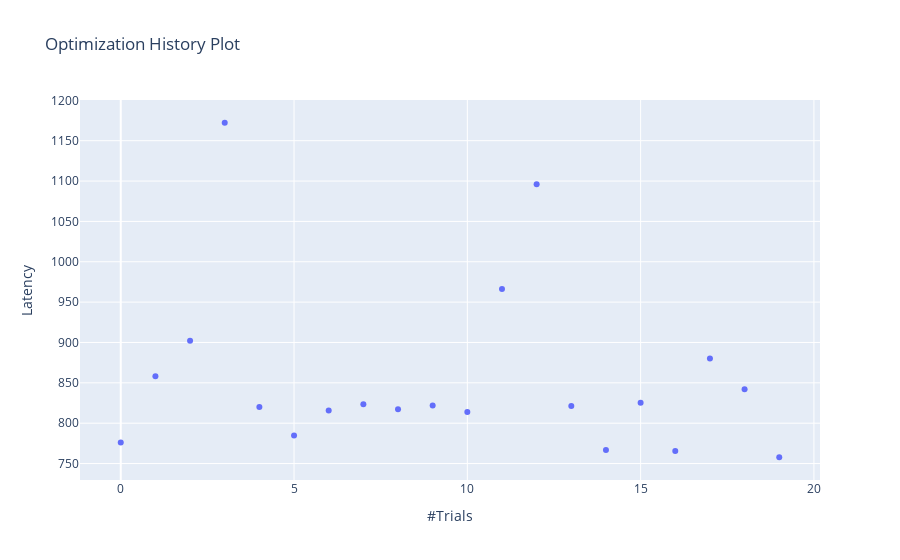
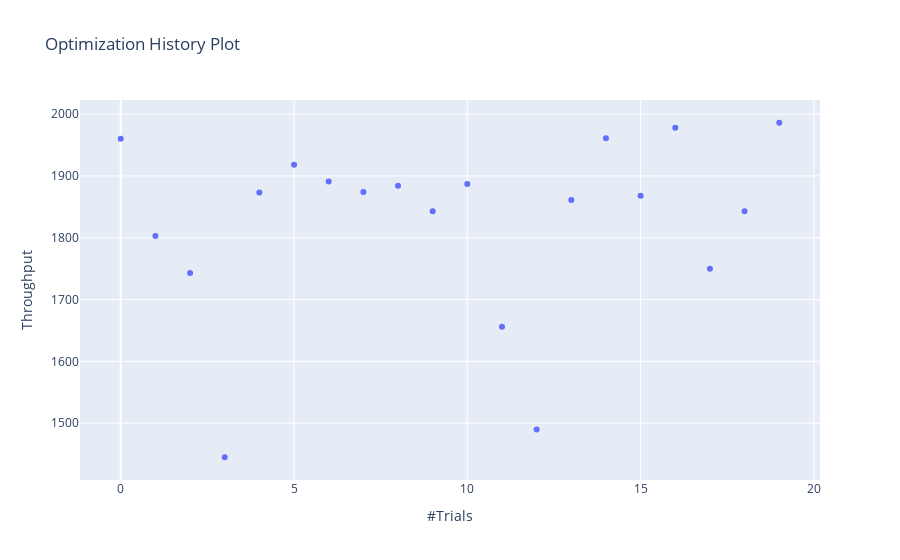

Notebook source saved alongside these figures, in order:
### Code cell
fig = optuna.visualization.plot_optimization_history(study, target=get_latency, target_name="Latency")
fig.show()
fig = optuna.visualization.plot_optimization_history(study, target=get_throughput, target_name="Throughput")
fig.show()

### Figure 1 — Plotly figure (JSON) as saved in the notebook; plotly's stock layout.template omitted (floating-point values rounded to 4 significant figures)
{"data": [{"mode": "markers", "name": "Latency", "type": "scatter", "x": [0, 1, 2, 3, 4, 5, 6, 7, 8, 9, 10, 11, 12, 13, 14, 15, 16, 17, 18, 19], "y": [776.0, 858.1, 902.1, 1172.0, 820.1, 784.7, 815.7, 823.3, 817.4, 822.1, 813.9, 966.3, 1096.0, 821.4, 766.8, 825.3, 765.4, 880.3, 841.9, 757.8]}], "layout": {"title": {"text": "Optimization History Plot"}, "xaxis": {"title": {"text": "#Trials"}}, "yaxis": {"title": {"text": "Latency"}}}}

### Figure 2 — Plotly figure (JSON) as saved in the notebook; plotly's stock layout.template omitted (floating-point values rounded to 4 significant figures)
{"data": [{"mode": "markers", "name": "Throughput", "type": "scatter", "x": [0, 1, 2, 3, 4, 5, 6, 7, 8, 9, 10, 11, 12, 13, 14, 15, 16, 17, 18, 19], "y": [1960, 1803, 1743, 1445, 1873, 1918, 1891, 1874, 1884, 1843, 1887, 1656, 1490, 1861, 1961, 1868, 1978, 1750, 1843, 1986]}], "layout": {"title": {"text": "Optimization History Plot"}, "xaxis": {"title": {"text": "#Trials"}}, "yaxis": {"title": {"text": "Throughput"}}}}
